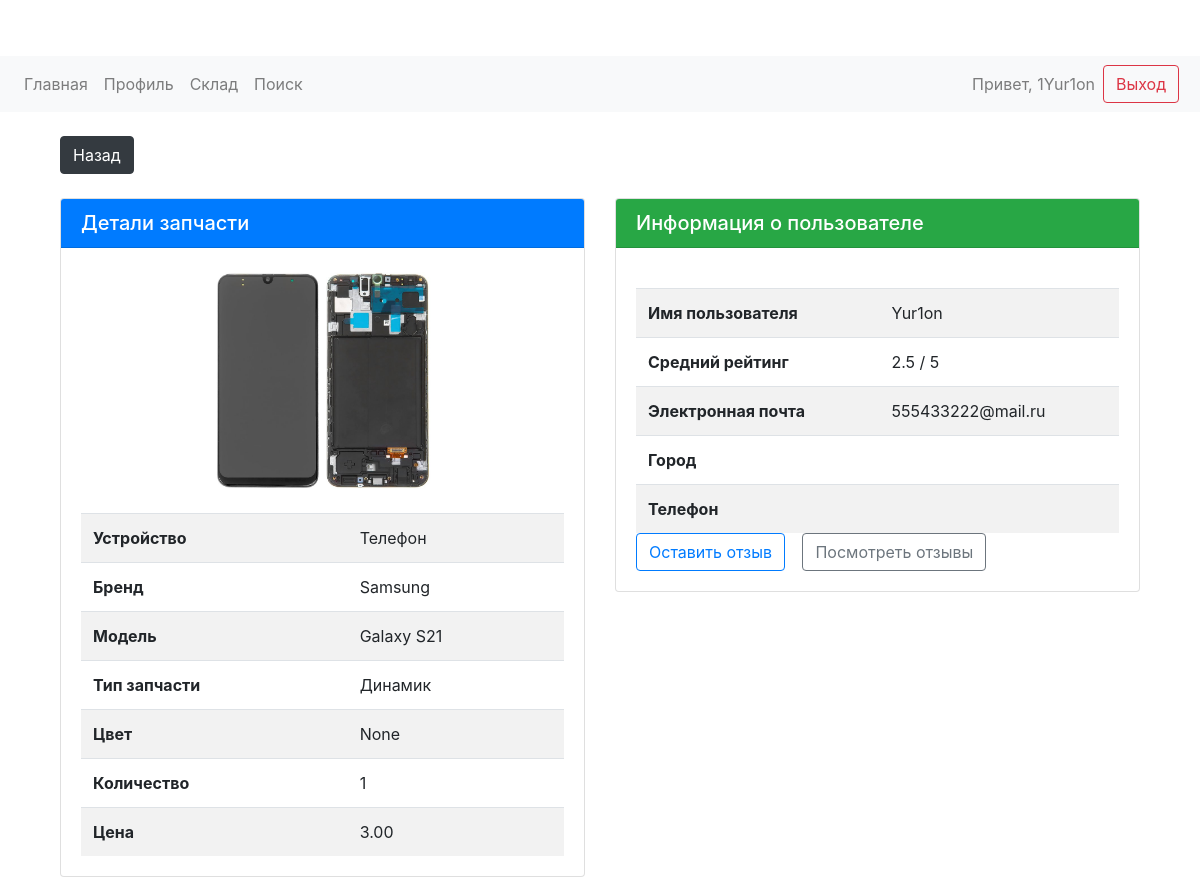
Page /part/3/ (signed in) on the committed database.
### warehouse/models.py (models this page shows, shortened)
class Part(models.Model):
    user = models.ForeignKey(User, on_delete=models.CASCADE)
    device = models.CharField(max_length=100)
    brand = models.CharField(max_length=100)
    model = models.CharField(max_length=100)
    part_type = models.CharField(max_length=100)
    color = models.CharField(max_length=50, blank=True, null=True)
    quantity = models.IntegerField()
    price = models.DecimalField(max_digits=10, decimal_places=2)
    image = models.ImageField(upload_to='part_images/', blank=True, null=True)
    created_at = models.DateTimeField(auto_now_add=True)  # Установи auto_now_add=True

### user_profile/models.py (models this page shows, shortened)
class Profile(models.Model):
    user = models.OneToOneField(User, on_delete=models.CASCADE)
    phone = models.CharField(max_length=15)
    city = models.CharField(max_length=100)
    @property
    def average_rating(self):
        reviews = self.user.received_reviews.all()
        if reviews.exists():
            return sum(review.rating for review in reviews) / reviews.count()
        return 5  # Возвращаем 5, если нет отзывов

class Review(models.Model):
    user = models.ForeignKey(User, on_delete=models.CASCADE, related_name='received_reviews')
    reviewer = models.ForeignKey(User, on_delete=models.CASCADE, related_name='given_reviews')
    rating = models.PositiveSmallIntegerField()  # Рейтинг от 1 до 5
    comment = models.TextField(null=True, blank=True)
    created_at = models.DateTimeField(auto_now_add=True)

### warehouse/views.py (the view)
# urls.py: path('part/<int:part_id>/', views.part_detail, name='part_detail'),
@login_required
def part_detail(request, part_id):
    part = get_object_or_404(Part, id=part_id)
    return render(request, 'warehouse/part_detail.html', {'part': part})

### warehouse/templates/warehouse/part_detail.html (shortened to what this page needs)
{% extends 'warehouse/base.html' %}
{% block content %}
<div class="container">
    <a href="{% url 'search' %}" class="btn btn-dark mb-4">Назад</a>
    <div class="row">
        <div class="col-md-6">
            <div class="card">
                <div class="card-header bg-primary text-white">
                    <h5 class="mb-0">Детали запчасти</h5>
                </div>
                <div class="card-body">
                    {% if part.image %}
                        <div class="text-center mb-3">
                            <img src="{{ part.image.url }}" alt="Изображение запчасти" class="img-fluid" style="max-width: 300px; height: auto;">
                        </div>
                    {% endif %}
                    <table class="table table-striped">
                        <tr>
                            <th>Устройство</th>
                            <td>{{ part.device }}</td>
                        </tr>
                        <tr>
                            <th>Бренд</th>
                            <td>{{ part.brand }}</td>
                        </tr>
                        <tr>
                            <th>Модель</th>
                            <td>{{ part.model }}</td>
                        </tr>
                        <tr>
                            <th>Тип запчасти</th>
                            <td>{{ part.part_type }}</td>
                        </tr>
                        <tr>
                            <th>Цвет</th>
                            <td>{{ part.color }}</td>
                        </tr>
                        <tr>
                            <th>Количество</th>
                            <td>{{ part.quantity }}</td>
                        </tr>
                        <tr>
                            <th>Цена</th>
                            <td>{{ part.price }}</td>
                        </tr>
                    </table>
                </div>
            </div>
        </div>
        <div class="col-md-6">
            <div class="card">
                <div class="card-header bg-success text-white">
                    <h5 class="mb-0">Информация о пользователе</h5>
                </div>
                <div class="card-body">
                    <table class="table table-striped">
                        <tr>
                            <th>Имя пользователя</th>
                            <td>{{ part.user.username }}</td>
                        </tr>
                        <tr>
                            <th>Средний рейтинг</th>
                            <td>{{ part.user.profile.average_rating }} / 5</td>
                        </tr>
                        <tr>
                            <th>Электронная почта</th>
                            <td>{{ part.user.email }}</td>
                        </tr>
                        <tr>
                            <th>Город</th>
                            <td>{{ part.user.profile.city }}</td>
                        </tr>
                        <tr>
                            <th>Телефон</th>
                            <td>{{ part.user.profile.phone }}</td>
                        </tr>
                    </table>
                    <a href="{% url 'add_review' part.user.id %}" class="btn btn-outline-primary">Оставить отзыв</a>
                    <a href="{% url 'view_reviews' part.user.id %}" class="btn btn-outline-secondary ml-2">Посмотреть отзывы</a>
                </div>
            </div>
        </div>
    </div>
</div>
{% endblock %}

### myproject/warehouse/templates/warehouse/base.html (shortened to what this page needs)
<!DOCTYPE html>
<html lang="en">
<head>
    {% load static %}
    <link rel="stylesheet" href="https://stackpath.bootstrapcdn.com/bootstrap/4.5.2/css/bootstrap.min.css">
    <link rel="stylesheet" href="{% static 'css/styles.css' %}">
</head>
<body>
    <nav class="navbar navbar-expand-lg navbar-light bg-light">
        <div class="collapse navbar-collapse">
            <ul class="navbar-nav mr-auto">
                <li class="nav-item"><a class="nav-link" href="{% url 'home' %}">Главная</a></li>
                <li class="nav-item"><a class="nav-link" href="{% url 'profile' %}">Профиль</a></li>
                <li class="nav-item"><a class="nav-link" href="{% url 'warehouse' %}">Склад</a></li>
                <li class="nav-item"><a class="nav-link" href="{% url 'search' %}">Поиск</a></li>
            </ul>
            {% if user.is_authenticated %}
                <span class="navbar-text">Привет, {{ user.username }}</span>
                <a class="btn btn-outline-danger ml-2" href="{% url 'logout' %}">Выход</a>
            {% else %}
                <a class="btn btn-outline-primary ml-2" href="{% url 'login' %}">Вход</a>
                <a class="btn btn-outline-secondary ml-2" href="{% url 'register' %}">Регистрация</a>
            {% endif %}
        </div>
    </nav>
    <div class="container mt-4">
        {% block content %}{% endblock %}
    </div>
</body>
</html>

### static/css/styles.css (style rules this page uses)
body { padding-top: 56px; }
table { margin-top: 20px; }
.btn { margin-right: 5px; }
.table { margin-bottom: 0; }

### rows in the picture
Part: image (picture), device "Телефон", brand "Samsung", model "Galaxy S21", part_type "Динамик", color "None", quantity "1", price "3.00", user.username "Yur1on", user.profile.average_rating "2.5", user.email "555433222@mail.ru"

### other values in the picture
{{ user.username }} "1Yur1on"
